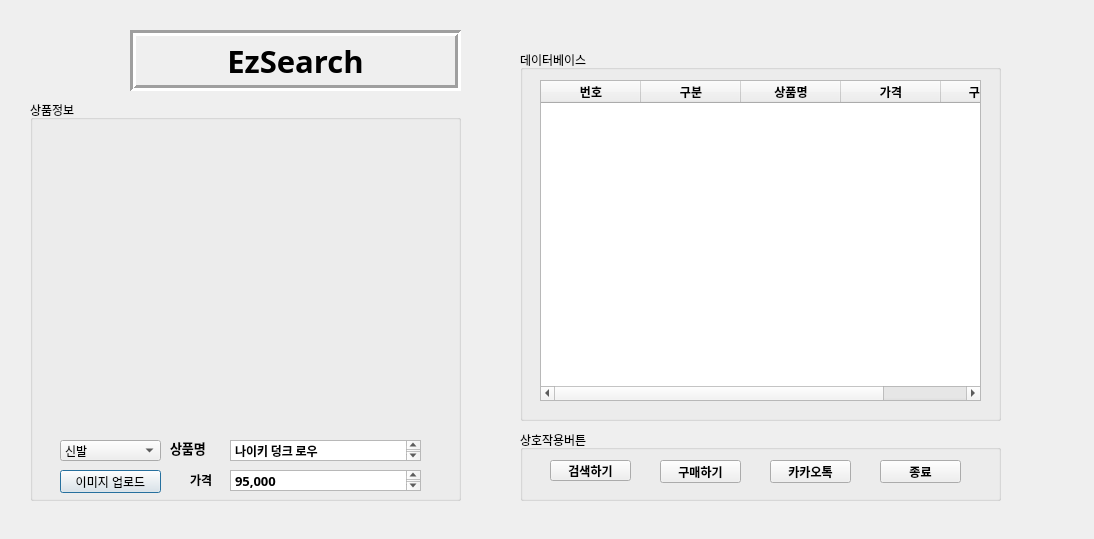
<?xml version="1.0" encoding="UTF-8"?>
<ui version="4.0">
 <class>EzSearch</class>
 <widget class="QDialog" name="EzSearch">
  <property name="geometry">
   <rect>
    <x>0</x>
    <y>0</y>
    <width>1094</width>
    <height>539</height>
   </rect>
  </property>
  <property name="windowTitle">
   <string>EzSearch</string>
  </property>
  <widget class="QGroupBox" name="groupBox">
   <property name="geometry">
    <rect>
     <x>30</x>
     <y>100</y>
     <width>431</width>
     <height>401</height>
    </rect>
   </property>
   <property name="font">
    <font>
     <weight>50</weight>
     <bold>false</bold>
    </font>
   </property>
   <property name="title">
    <string>상품정보</string>
   </property>
   <widget class="QLabel" name="image">
    <property name="geometry">
     <rect>
      <x>20</x>
      <y>20</y>
      <width>391</width>
      <height>281</height>
     </rect>
    </property>
    <property name="text">
     <string/>
    </property>
    <property name="pixmap">
     <pixmap>../기타파일/신발.PNG</pixmap>
    </property>
    <property name="scaledContents">
     <bool>true</bool>
    </property>
   </widget>
   <widget class="QLabel" name="label_4">
    <property name="geometry">
     <rect>
      <x>140</x>
      <y>340</y>
      <width>61</width>
      <height>16</height>
     </rect>
    </property>
    <property name="font">
     <font>
      <pointsize>10</pointsize>
      <weight>75</weight>
      <bold>true</bold>
     </font>
    </property>
    <property name="text">
     <string>상품명</string>
    </property>
   </widget>
   <widget class="QLabel" name="label_5">
    <property name="geometry">
     <rect>
      <x>160</x>
      <y>370</y>
      <width>61</width>
      <height>20</height>
     </rect>
    </property>
    <property name="font">
     <font>
      <weight>75</weight>
      <bold>true</bold>
     </font>
    </property>
    <property name="text">
     <string>가격</string>
    </property>
   </widget>
   <widget class="QTextBrowser" name="Pname">
    <property name="geometry">
     <rect>
      <x>200</x>
      <y>340</y>
      <width>191</width>
      <height>21</height>
     </rect>
    </property>
    <property name="font">
     <font>
      <family>맑은 고딕</family>
      <weight>75</weight>
      <bold>true</bold>
     </font>
    </property>
    <property name="html">
     <string>&lt;!DOCTYPE HTML PUBLIC &quot;-//W3C//DTD HTML 4.0//EN&quot; &quot;http://www.w3.org/TR/REC-html40/strict.dtd&quot;&gt;
&lt;html&gt;&lt;head&gt;&lt;meta name=&quot;qrichtext&quot; content=&quot;1&quot; /&gt;&lt;style type=&quot;text/css&quot;&gt;
p, li { white-space: pre-wrap; }
&lt;/style&gt;&lt;/head&gt;&lt;body style=&quot; font-family:'맑은 고딕'; font-size:9pt; font-weight:600; font-style:normal;&quot;&gt;
&lt;p style=&quot; margin-top:0px; margin-bottom:0px; margin-left:0px; margin-right:0px; -qt-block-indent:0; text-indent:0px;&quot;&gt;&lt;span style=&quot; font-family:'Gulim';&quot;&gt;나이키 덩크 로우&lt;/span&gt;&lt;/p&gt;&lt;/body&gt;&lt;/html&gt;</string>
    </property>
   </widget>
   <widget class="QTextBrowser" name="Pprice">
    <property name="geometry">
     <rect>
      <x>200</x>
      <y>370</y>
      <width>191</width>
      <height>21</height>
     </rect>
    </property>
    <property name="font">
     <font>
      <family>맑은 고딕</family>
      <weight>75</weight>
      <bold>true</bold>
     </font>
    </property>
    <property name="html">
     <string>&lt;!DOCTYPE HTML PUBLIC &quot;-//W3C//DTD HTML 4.0//EN&quot; &quot;http://www.w3.org/TR/REC-html40/strict.dtd&quot;&gt;
&lt;html&gt;&lt;head&gt;&lt;meta name=&quot;qrichtext&quot; content=&quot;1&quot; /&gt;&lt;style type=&quot;text/css&quot;&gt;
p, li { white-space: pre-wrap; }
&lt;/style&gt;&lt;/head&gt;&lt;body style=&quot; font-family:'맑은 고딕'; font-size:9pt; font-weight:600; font-style:normal;&quot;&gt;
&lt;p style=&quot; margin-top:0px; margin-bottom:0px; margin-left:0px; margin-right:0px; -qt-block-indent:0; text-indent:0px;&quot;&gt;&lt;span style=&quot; font-family:'Gulim'; font-size:10pt;&quot;&gt;95,000&lt;/span&gt;&lt;/p&gt;&lt;/body&gt;&lt;/html&gt;</string>
    </property>
   </widget>
   <widget class="QComboBox" name="category">
    <property name="geometry">
     <rect>
      <x>30</x>
      <y>340</y>
      <width>101</width>
      <height>21</height>
     </rect>
    </property>
    <item>
     <property name="text">
      <string>신발</string>
     </property>
    </item>
    <item>
     <property name="text">
      <string>모자</string>
     </property>
    </item>
    <item>
     <property name="text">
      <string>상의</string>
     </property>
    </item>
    <item>
     <property name="text">
      <string>하의</string>
     </property>
    </item>
   </widget>
   <widget class="QPushButton" name="image_upload">
    <property name="geometry">
     <rect>
      <x>30</x>
      <y>370</y>
      <width>101</width>
      <height>23</height>
     </rect>
    </property>
    <property name="text">
     <string>이미지 업로드</string>
    </property>
   </widget>
  </widget>
  <widget class="QLabel" name="label_2">
   <property name="geometry">
    <rect>
     <x>130</x>
     <y>30</y>
     <width>331</width>
     <height>61</height>
    </rect>
   </property>
   <property name="font">
    <font>
     <family>Adobe Heiti Std R</family>
     <pointsize>23</pointsize>
     <weight>75</weight>
     <bold>true</bold>
    </font>
   </property>
   <property name="frameShape">
    <enum>QFrame::Box</enum>
   </property>
   <property name="frameShadow">
    <enum>QFrame::Sunken</enum>
   </property>
   <property name="lineWidth">
    <number>3</number>
   </property>
   <property name="midLineWidth">
    <number>0</number>
   </property>
   <property name="text">
    <string>EzSearch</string>
   </property>
   <property name="alignment">
    <set>Qt::AlignCenter</set>
   </property>
  </widget>
  <widget class="QGroupBox" name="groupBox_2">
   <property name="geometry">
    <rect>
     <x>520</x>
     <y>50</y>
     <width>481</width>
     <height>371</height>
    </rect>
   </property>
   <property name="title">
    <string>데이터베이스</string>
   </property>
   <widget class="QTableWidget" name="tb_widget">
    <property name="geometry">
     <rect>
      <x>20</x>
      <y>30</y>
      <width>441</width>
      <height>321</height>
     </rect>
    </property>
    <property name="font">
     <font>
      <weight>75</weight>
      <bold>true</bold>
     </font>
    </property>
    <column>
     <property name="text">
      <string>번호</string>
     </property>
    </column>
    <column>
     <property name="text">
      <string>구분</string>
     </property>
    </column>
    <column>
     <property name="text">
      <string>상품명</string>
     </property>
    </column>
    <column>
     <property name="text">
      <string>가격</string>
     </property>
    </column>
    <column>
     <property name="text">
      <string>구매링크</string>
     </property>
    </column>
   </widget>
  </widget>
  <widget class="QGroupBox" name="groupBox_3">
   <property name="geometry">
    <rect>
     <x>520</x>
     <y>430</y>
     <width>481</width>
     <height>71</height>
    </rect>
   </property>
   <property name="title">
    <string>상호작용버튼</string>
   </property>
   <widget class="QPushButton" name="kakao_button">
    <property name="geometry">
     <rect>
      <x>250</x>
      <y>30</y>
      <width>81</width>
      <height>23</height>
     </rect>
    </property>
    <property name="font">
     <font>
      <weight>75</weight>
      <bold>true</bold>
     </font>
    </property>
    <property name="text">
     <string>카카오톡</string>
    </property>
   </widget>
   <widget class="QPushButton" name="search_button">
    <property name="geometry">
     <rect>
      <x>30</x>
      <y>30</y>
      <width>81</width>
      <height>21</height>
     </rect>
    </property>
    <property name="font">
     <font>
      <weight>75</weight>
      <bold>true</bold>
     </font>
    </property>
    <property name="text">
     <string>검색하기</string>
    </property>
   </widget>
   <widget class="QPushButton" name="parchase_button">
    <property name="geometry">
     <rect>
      <x>140</x>
      <y>30</y>
      <width>81</width>
      <height>23</height>
     </rect>
    </property>
    <property name="font">
     <font>
      <weight>75</weight>
      <bold>true</bold>
     </font>
    </property>
    <property name="text">
     <string>구매하기</string>
    </property>
   </widget>
   <widget class="QPushButton" name="exit_button">
    <property name="geometry">
     <rect>
      <x>360</x>
      <y>30</y>
      <width>81</width>
      <height>23</height>
     </rect>
    </property>
    <property name="font">
     <font>
      <weight>75</weight>
      <bold>true</bold>
     </font>
    </property>
    <property name="text">
     <string>종료</string>
    </property>
   </widget>
  </widget>
  <widget class="QLabel" name="label">
   <property name="geometry">
    <rect>
     <x>40</x>
     <y>30</y>
     <width>81</width>
     <height>61</height>
    </rect>
   </property>
   <property name="text">
    <string/>
   </property>
   <property name="pixmap">
    <pixmap>../기타파일/신발.JPG</pixmap>
   </property>
   <property name="scaledContents">
    <bool>true</bool>
   </property>
  </widget>
 </widget>
 <resources/>
 <connections/>
</ui>
